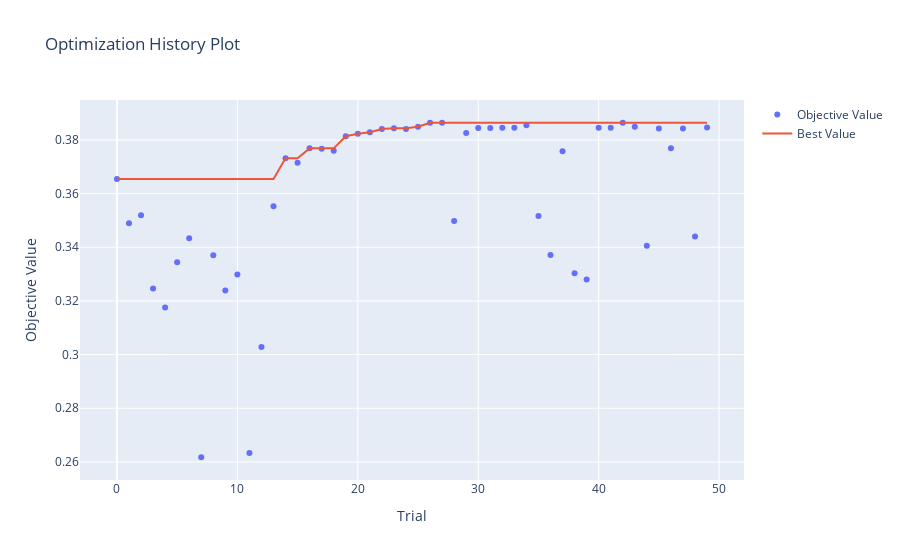

This figure's notebook cell:
### Code cell
visualizations['optimization_history']
